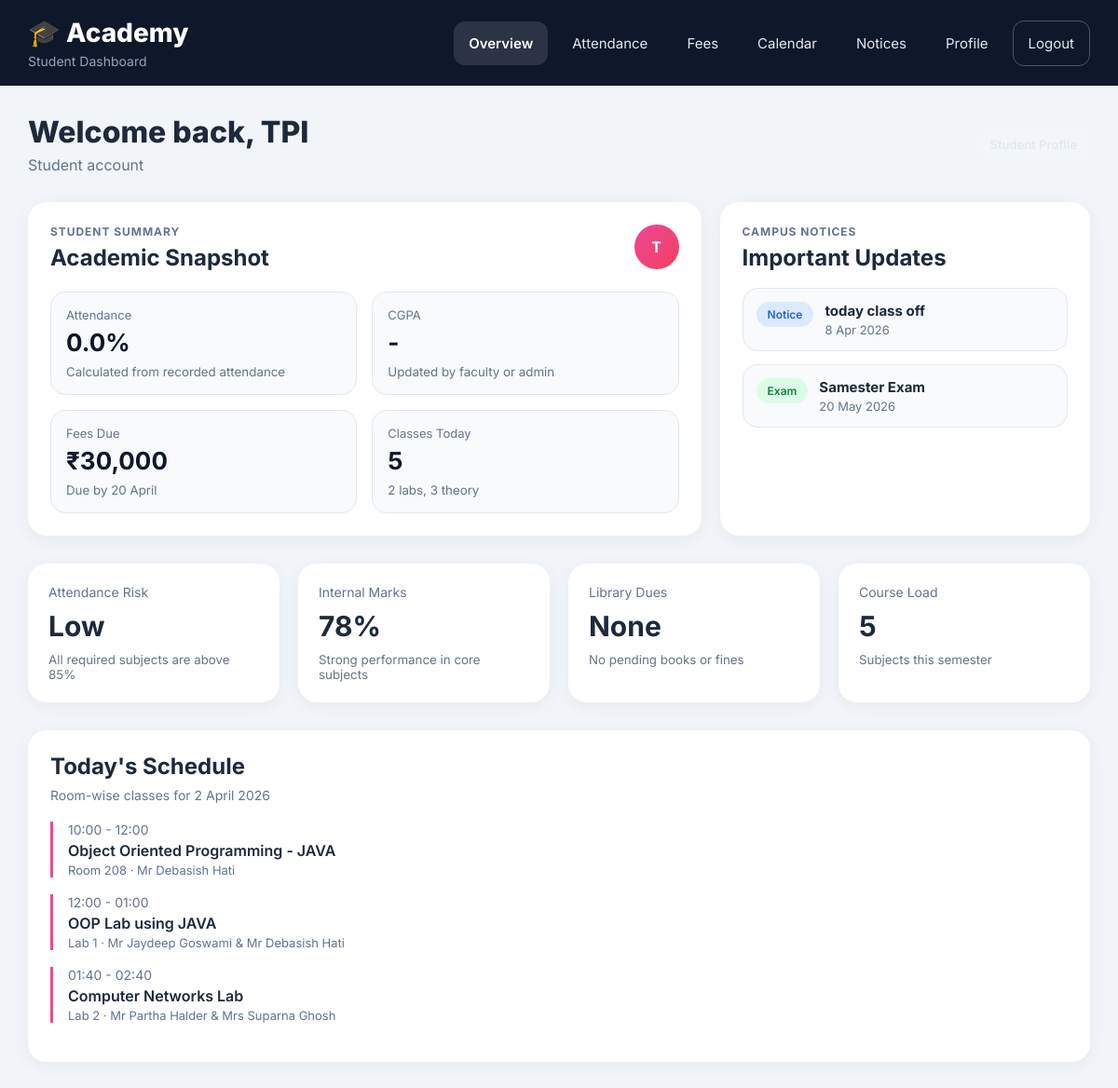
The page /students/dashboard/ (signed in) on the database its author committed.
### apps/students/models.py (models this page shows, shortened)
class AcademicCalendarEvent(models.Model):
	EVENT_TYPE_CHOICES = [
		('Event', 'Event'),
		('Holiday', 'Holiday'),
		('Exam', 'Exam'),
		('Notice', 'Notice'),
		('Meeting', 'Meeting'),
	]
	VISIBILITY_CHOICES = [
		('ALL', 'All Users'),
		('FACULTY_ADMIN', 'Faculty and Admin Only'),
	]
	title = models.CharField(max_length=200)
	event_date = models.DateField()
	event_type = models.CharField(max_length=20, choices=EVENT_TYPE_CHOICES, default='Event')
	description = models.TextField(blank=True)
	venue = models.CharField(max_length=200, blank=True)
	visibility = models.CharField(max_length=20, choices=VISIBILITY_CHOICES, default='ALL')
	posted_by = models.ForeignKey(User, on_delete=models.SET_NULL, null=True, blank=True, related_name='posted_academic_events')
	is_active = models.BooleanField(default=True)
	created_at = models.DateTimeField(auto_now_add=True)
	class Meta:
		ordering = ['event_date', 'title']

### apps/students/views.py (the view, shortened to what this page needs)
# urls.py: path('dashboard/', views.student_dashboard, name='dashboard'),
@login_required
def student_dashboard(request):
	profile = getattr(request.user, 'student_profile', None)
	display_name = request.user.get_full_name().strip() or request.user.username
	name_parts = [part[0].upper() for part in display_name.split() if part]
	avatar_text = ''.join(name_parts[:2]) if name_parts else display_name[:2].upper()
	today = date.today()
	selected_month_value = request.GET.get('month', '').strip()
	selected_year = today.year
	selected_month_number = today.month
	selected_month = f'{selected_year:04d}-{selected_month_number:02d}'
	selected_month_label = date(selected_year, selected_month_number, 1).strftime('%B %Y')
	calendar_weekdays = ['Mon', 'Tue', 'Wed', 'Thu', 'Fri', 'Sat', 'Sun']
	month_first_weekday, month_total_days = pycalendar.monthrange(selected_year, selected_month_number)
	month_events_qs = AcademicCalendarEvent.objects.filter(
		is_active=True,
		visibility='ALL',
		event_date__year=selected_year,
		event_date__month=selected_month_number,
	).exclude(
		event_type='Meeting',
	).order_by('event_date', 'title')
	upcoming_events_qs = AcademicCalendarEvent.objects.filter(
		is_active=True,
		visibility='ALL',
		event_date__gte=today,
	).exclude(
		event_type='Meeting',
	).order_by('event_date', 'title')
	event_badge_map = {
		'Event': 'blue',
		'Holiday': 'pink',
		'Exam': 'green',
		'Notice': 'yellow',
	}
	month_event_dates = set(month_events_qs.values_list('event_date', flat=True))
	calendar_cells = []
	for _ in range(month_first_weekday):
		calendar_cells.append({'is_empty': True, 'day_number': '', 'is_today': False, 'has_event': False})
	for day_number in range(1, month_total_days + 1):
		cell_date = date(selected_year, selected_month_number, day_number)
		calendar_cells.append({
			'is_empty': False,
			'day_number': day_number,
			'is_today': cell_date == today,
			'has_event': cell_date in month_event_dates,
		})
	while len(calendar_cells) % 7 != 0:
		calendar_cells.append({'is_empty': True, 'day_number': '', 'is_today': False, 'has_event': False})
	calendar_upcoming_dates = [
		{
			'title': item.title,
			'event_type': item.event_type,
			'event_date': item.event_date,
			'description': item.description,
		}
		for item in upcoming_events_qs[:4]
	]
	calendar_month_events = [
		{
			'title': item.title,
			'event_type': item.event_type,
			'badge_class': event_badge_map.get(item.event_type, 'blue'),
			'event_date': item.event_date,
			'description': item.description,
			'venue': item.venue,
		}
		for item in month_events_qs
	]
	attendance_overall_percentage = 0.0
	attendance_total_classes = 0
	attendance_present_classes = 0
	attendance_absent_classes = 0
	monthly_overall_percentage = 0.0
	monthly_total_classes = 0
	monthly_present_classes = 0
	monthly_absent_classes = 0
	attendance_monthly_rows = []
	fee_current_structure = None
	fee_structures = []
	fee_payment_rows = []
	fee_receipts = []
	fee_recent_payment = None
	assignment_rows = []
	fee_summary = {
		'current_semester_label': '-',
		'current_fee': 0,
		'paid_total': 0,
		'pending_balance': 0,
		'clearance_percentage': 0.0,
		'annual_total': 0,
		'payment_mode': '-',
		'due_date': None,
		'current_due_message': 'No fee structure available.',
		'paid_semesters': 0,
		'total_semesters': 0,
	}
	return render(request, 'student_dashboard.html', {
		'profile': profile,
		'display_name': display_name,
		'avatar_text': avatar_text,
		'overall_gpa': profile.overall_gpa if profile else None,
		'selected_month': selected_month,
		'selected_month_label': selected_month_label,
		'attendance_overall_percentage': attendance_overall_percentage,
		'attendance_total_classes': attendance_total_classes,
		'attendance_present_classes': attendance_present_classes,
		'attendance_absent_classes': attendance_absent_classes,
		'monthly_overall_percentage': monthly_overall_percentage,
		'monthly_total_classes': monthly_total_classes,
		'monthly_present_classes': monthly_present_classes,
		'monthly_absent_classes': monthly_absent_classes,
		'attendance_monthly_rows': attendance_monthly_rows,
		'fee_current_structure': fee_current_structure,
		'fee_structures': fee_structures,
		'fee_payment_rows': fee_payment_rows,
		'fee_receipts': fee_receipts,
		'fee_recent_payment': fee_recent_payment,
		'fee_summary': fee_summary,
		'calendar_weekdays': calendar_weekdays,
		'calendar_cells': calendar_cells,
		'calendar_upcoming_dates': calendar_upcoming_dates,
		'calendar_month_events': calendar_month_events,
		'assignment_rows': assignment_rows,
	})

### templates/student_dashboard.html (shortened to what this page needs)
<!DOCTYPE html>
<html lang="en">
<head>
  {% load static %}
  <link rel="stylesheet" href="{% static 'css/student_dashboard.css' %}">
</head>
<body>
  <main style="display: contents;">
  <div class="dashboard">
    <header class="navbar">
      <div class="logo">
        <h1>🎓 Academy</h1>
        <p>Student Dashboard</p>
      </div>
      <nav class="nav-links" id="primary-navigation">
        <a href="#overview" class="active">Overview</a>
        <a href="#attendance">Attendance</a>
        <a href="#payments">Fees</a>
        <a href="#calendar">Calendar</a>
        <a href="#events">Notices</a>
        <a href="#profile">Profile</a>
        <form action="{% url 'students:logout' %}" method="post" class="nav-logout-form">
          <button type="submit" class="nav-logout-btn">Logout</button>
        </form>
      </nav>
    </header>
    <div class="main">
      <section class="page-section" id="overview">
        <div class="topbar">
          <div>
            <h2>Welcome back, {{ display_name }}</h2>
            <p>
              {% if profile %}
                {{ profile.get_course_display }}, Semester {{ profile.semester }}
              {% else %}
                Student account
              {% endif %}
            </p>
          </div>
          <div class="student-chip">
          </div>
        </div>
        <div class="hero-grid">
          <div class="hero-card primary-card">
            <div class="hero-card-head">
              <div>
                <p class="eyebrow">Student Summary</p>
                <h3>Academic Snapshot</h3>
              </div>
              <div class="avatar">
                {% if profile and profile.profile_photo %}
                  <img src="{{ profile.profile_photo.url }}" alt="{{ display_name }} profile photo" class="avatar-image">
                {% else %}
                  {{ avatar_text }}
                {% endif %}
              </div>
            </div>
            <div class="metric-grid">
              <div class="metric">
                <span>Attendance</span>
                <strong>{{ attendance_overall_percentage }}%</strong>
                <small>Calculated from recorded attendance</small>
              </div>
              <div class="metric">
                <span>CGPA</span>
                <strong>{% if profile and profile.overall_gpa is not None %}{{ profile.overall_gpa }}{% else %}-{% endif %}</strong>
                <small>Updated by faculty or admin</small>
              </div>
              <div class="metric">
                <span>Fees Due</span>
                <strong>₹30,000</strong>
                <small>Due by 20 April</small>
              </div>
              <div class="metric">
                <span>Classes Today</span>
                <strong>5</strong>
                <small>2 labs, 3 theory</small>
              </div>
            </div>
          </div>
          <div class="hero-card notice-card">
            <p class="eyebrow">Campus Notices</p>
            <h3>Important Updates</h3>
            <div class="notice-list">
              {% for event in calendar_upcoming_dates %}
              <div class="notice-item">
                <span class="badge {% if event.event_type == 'Exam' %}green{% elif event.event_type == 'Notice' %}blue{% elif event.event_type == 'Holiday' %}pink{% else %}yellow{% endif %}">{{ event.event_type }}</span>
                <div>
                  <strong>{{ event.title }}</strong>
                  <p>{{ event.event_date|date:'j M Y' }}</p>
                </div>
              </div>
              {% endfor %}
            </div>
          </div>
        </div>
        <div class="cards">
          <div class="card">
            <p>Attendance Risk</p>
            <h3>Low</h3>
            <small>All required subjects are above 85%</small>
          </div>
          <div class="card">
            <p>Internal Marks</p>
            <h3>78%</h3>
            <small>Strong performance in core subjects</small>
          </div>
          <div class="card">
            <p>Library Dues</p>
            <h3>None</h3>
            <small>No pending books or fines</small>
          </div>
          <div class="card">
            <p>Course Load</p>
            <h3>5</h3>
            <small>Subjects this semester</small>
          </div>
        </div>
        <div class="section-box">
          <h3>Today's Schedule</h3>
          <p class="sub">Room-wise classes for 2 April 2026</p>
          <div class="schedule-item">
            <div class="time">10:00 - 12:00</div>
            <div class="title">Object Oriented Programming - JAVA</div>
            <div class="teacher">Room 208 · Mr Debasish Hati</div>
          </div>
          <div class="schedule-item">
            <div class="time">12:00 - 01:00</div>
            <div class="title">OOP Lab using JAVA</div>
            <div class="teacher">Lab 1 · Mr Jaydeep Goswami & Mr Debasish Hati</div>
          </div>
          <div class="schedule-item">
            <div class="time">01:40 - 02:40</div>
            <div class="title">Computer Networks Lab</div>
            <div class="teacher">Lab 2 · Mr Partha Halder & Mrs Suparna Ghosh</div>
          </div>
        </div>
      </section>
    </div>
  </div>
  </main>
</body>
</html>

### static/css/student_dashboard.css (style rules this page uses)
* { margin: 0; padding: 0; box-sizing: border-box; font-family: 'Inter', sans-serif; }
body { background: #f1f5f9; color: #1e293b; overflow-x: hidden; }
.student-chip { padding: 10px 14px; border-radius: 999px; background: rgba(255, 255, 255, 0.08); color: #e2e8f0; font-size: 13px; font-weight: 600; }
.hero-grid { display: grid; grid-template-columns: 2fr 1.1fr; gap: 20px; margin-bottom: 30px; }
.hero-card { background: white; padding: 24px; border-radius: 20px; box-shadow: 0 4px 18px rgba(15, 23, 42, 0.05); }
.hero-card-head { display: flex; align-items: flex-start; justify-content: space-between; gap: 16px; margin-bottom: 22px; }
.eyebrow { color: #64748b; font-size: 12px; font-weight: 700; text-transform: uppercase; letter-spacing: 0.08em; margin-bottom: 6px; }
.hero-card h3, .notice-card h3 { font-size: 24px; }
.metric-grid { display: grid; grid-template-columns: repeat(2, 1fr); gap: 16px; }
.metric { background: #f8fafc; border: 1px solid #e2e8f0; border-radius: 16px; padding: 16px; }
.metric span { display: block; color: #64748b; font-size: 13px; margin-bottom: 6px; }
.metric strong { display: block; font-size: 26px; color: #0f172a; }
.metric small { display: block; margin-top: 8px; color: #64748b; }
.notice-list { display: grid; gap: 14px; margin-top: 18px; }
.notice-item { display: flex; gap: 12px; align-items: flex-start; padding: 14px; border-radius: 16px; background: #f8fafc; border: 1px solid #e2e8f0; }
.notice-item strong { display: block; font-size: 15px; margin-bottom: 3px; }
.notice-item p { color: #64748b; font-size: 13px; }
.dashboard { display: flex; flex-direction: column; min-height: 100vh; }
.navbar { width: 100%; padding: 18px 30px; background: #0f172a; color: white; display: flex; align-items: center; gap: 24px; justify-content: space-between; }
.logo h1 { font-size: 28px; font-weight: 800; }
.logo p { font-size: 14px; color: #94a3b8; margin-top: 5px; }
.nav-links { display: flex; align-items: center; gap: 10px; flex-wrap: wrap; }
.nav-links a { text-decoration: none; color: #e2e8f0; padding: 14px 16px; border-radius: 12px; transition: 0.3s; font-size: 15px; }
.nav-links a:hover, .nav-links a.active { background: rgba(255,255,255,0.12); color: white; font-weight: 600; }
.nav-logout-form { margin: 0; }
.nav-logout-btn { border: 1px solid rgba(255, 255, 255, 0.26); background: transparent; color: #e2e8f0; border-radius: 12px; padding: 14px 16px; font-size: 15px; cursor: pointer; transition: 0.3s; }
.main { flex: 1; padding: 30px; min-width: 0; }
.page-section { display: none; scroll-margin-top: 96px; }
.page-section.active { display: block; }
.topbar { display: flex; justify-content: space-between; align-items: center; margin-bottom: 30px; }
.topbar h2 { font-size: 32px; font-weight: 800; }
.topbar p { color: #64748b; margin-top: 6px; }
.avatar { width: 48px; height: 48px; border-radius: 50%; background: linear-gradient(135deg, #ec4899, #f43f5e); color: white; display: flex; align-items: center; justify-content: center; font-weight: 700; }
.cards { display: grid; grid-template-columns: repeat(4, 1fr); gap: 20px; margin-bottom: 30px; }
.card { background: white; padding: 22px; border-radius: 20px; box-shadow: 0 4px 18px rgba(15, 23, 42, 0.05); }
.card p { color: #64748b; font-size: 14px; }
.card h3 { font-size: 30px; margin-top: 10px; }
.card small { display: block; margin-top: 10px; color: #64748b; }
.section-box { background: white; padding: 24px; border-radius: 20px; box-shadow: 0 4px 18px rgba(15, 23, 42, 0.05); margin-bottom: 25px; }
.section-box h3 { margin-bottom: 8px; font-size: 24px; }
.section-box p.sub { color: #64748b; font-size: 14px; margin-bottom: 20px; }
.schedule-item { border-left: 3px solid #ec4899; padding-left: 16px; margin-bottom: 18px; }
.schedule-item .time { font-size: 14px; color: #64748b; }
.schedule-item .title { font-weight: 600; margin-top: 4px; }
.schedule-item .teacher { font-size: 13px; color: #64748b; margin-top: 3px; }
.badge { padding: 6px 12px; border-radius: 999px; font-size: 12px; font-weight: 600; }
.badge.green { background: #dcfce7; color: #15803d; }
.badge.blue { background: #dbeafe; color: #2563eb; }

### rows shown on the page
AcademicCalendarEvent: event_type "Notice", title "today class off", event_date "8 Apr 2026"
AcademicCalendarEvent: event_type "Exam", title "Samester Exam", event_date "20 May 2026"

### other values the page prints
{{ display_name }} "TPI"
{{ avatar_text }} "T"
{{ attendance_overall_percentage }} "0.0"
